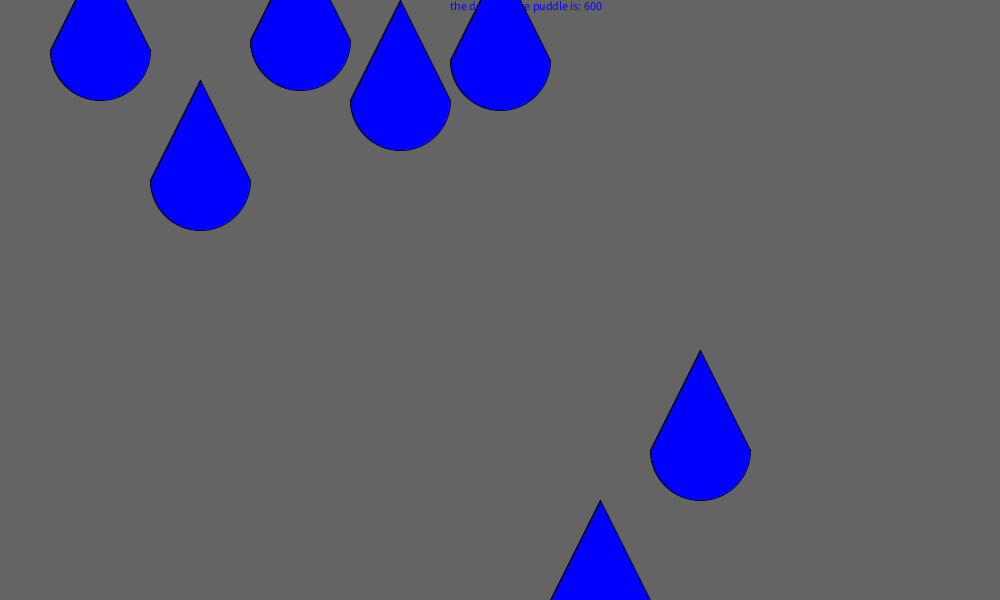
Frame 1 (no input)
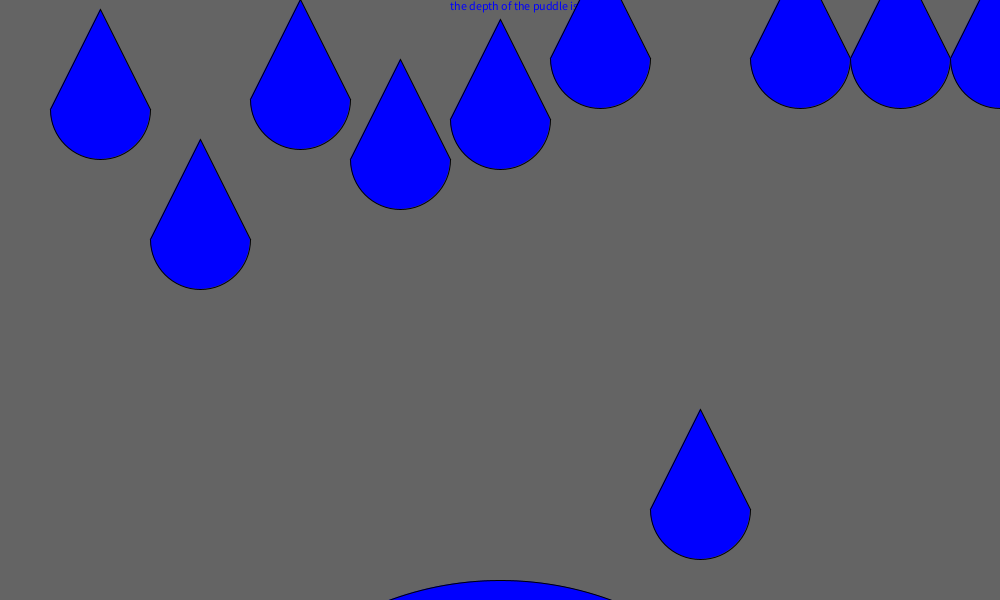
Frame 60 (the mouse pressed at the canvas centre just before this capture)
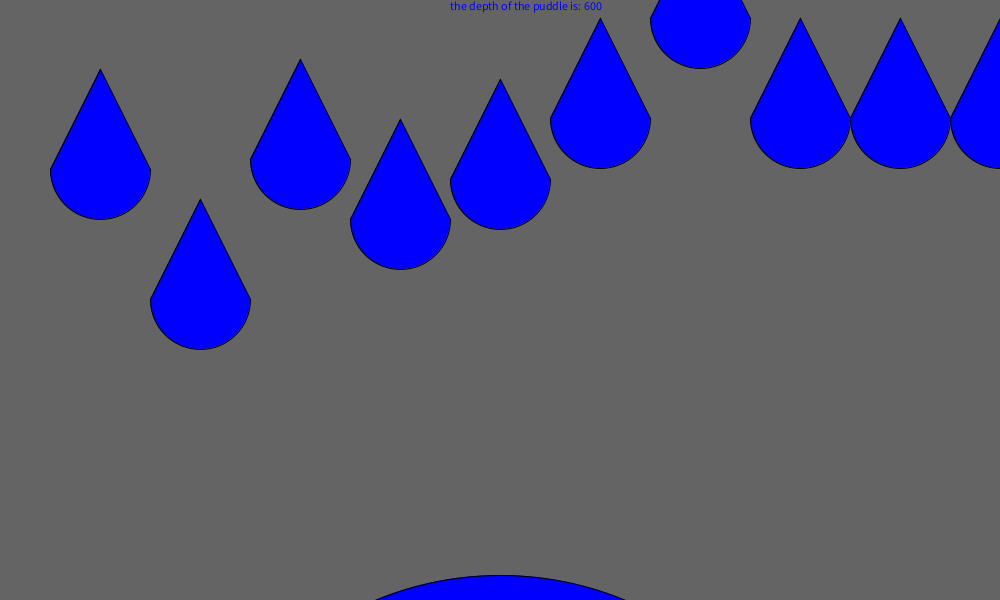
Frame 120 (the mouse held since frame 60 and released just before this capture)

The Processing sketch that drew these frames (run headless with seeded random() and noise(); from frame 60 on, the mouse is pressed at the canvas centre):

// Processing sketch: Array_raindrop
// ── Array_raindrop.pde
float y = 0;
int rd = 100;
float[] yPos = {50, 180, 40, 100, 60, 600, 450, 800, 950, 700}; 
void setup() {
  size(1000, 600);
}
int height(int depth) {
  depth = rd - 50;
  return depth;
}

void draw() {
   background(100);
   fill(0, 0, 255);
   text("the depth of the puddle is: " + height, 450, 10);
   circle(500, 900, 500+rd);
  for(int x = 1; x <= 10; x= x+1) {
    // accessing the array using arrayName[#]
    // starting at 0! 
    raindrop(x * 100, yPos[x -1] + y, 100, 100);
  yPos[x-1] = yPos[x-1]+1;
  if (yPos[x-1] > 550) {
    yPos[x-1] = 0;
    rd+= 10;
    
  }
  }}



void raindrop(float xCenter, float yCenter,
float w, float h) {
  triangle(xCenter - w/2, yCenter, xCenter + w/2, 
  yCenter, xCenter, yCenter - h);

  arc(xCenter, yCenter, w, h, 0, PI); 
}
